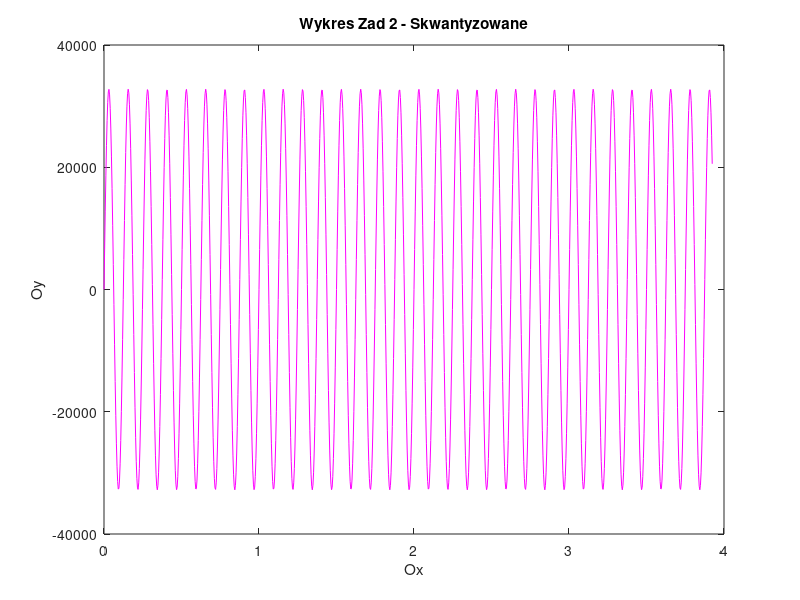

Recreate this plot in MATLAB.
clc
close
clear

fileID = fopen('zad2OX.txt','r');
x= fscanf(fileID,'%f')';
fileID = fopen('zad2sigquant.txt','r');
y= fscanf(fileID,'%f')';

w=plot(x,y,'m-','MarkerEdgeColor',[0,0,0],'MarkerFaceColor',[0.7,0,0.7],...
     'MarkerSize',10);
 hold on
title('Wykres Zad 2 - Skwantyzowane')
xlabel('Ox')
ylabel('Oy')